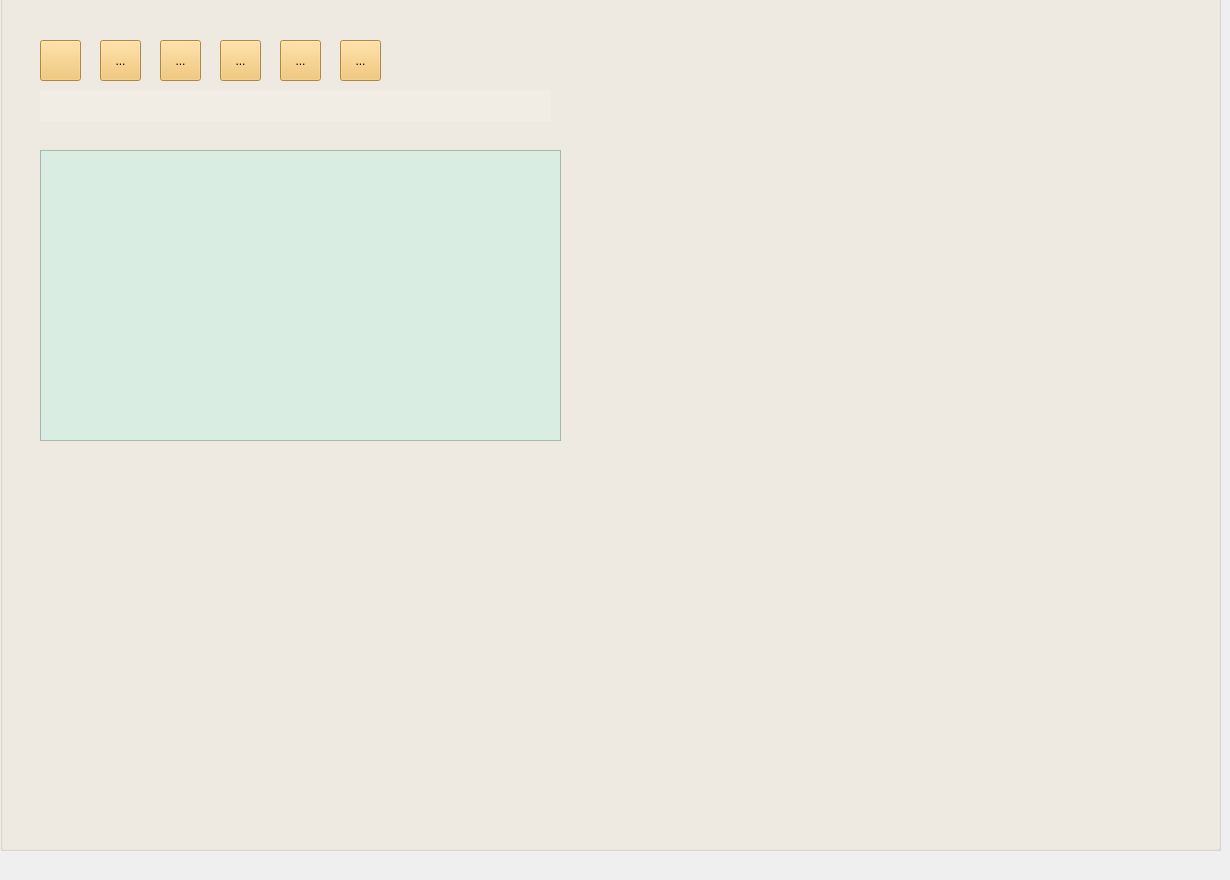
      <widget class="QWidget" name="tab_3">
       <attribute name="title">
        <string>Music</string>
       </attribute>
       <widget class="QGroupBox" name="groupBox_21">
        <property name="geometry">
         <rect>
          <x>0</x>
          <y>-20</y>
          <width>1221</width>
          <height>871</height>
         </rect>
        </property>
        <property name="styleSheet">
         <string notr="true">background-color: rgb(242, 237, 228);</string>
        </property>
        <property name="title">
         <string/>
        </property>
        <widget class="QToolButton" name="btn_add">
         <property name="geometry">
          <rect>
           <x>40</x>
           <y>60</y>
           <width>41</width>
           <height>41</height>
          </rect>
         </property>
         <property name="styleSheet">
          <string notr="true">background-color: rgb(242, 190, 92);</string>
         </property>
         <property name="icon">
          <iconset resource="images.qrc">
           <normaloff>:/buttons/plus.png</normaloff>:/buttons/plus.png</iconset>
         </property>
        </widget>
        <widget class="QToolButton" name="btn_previous">
         <property name="geometry">
          <rect>
           <x>100</x>
           <y>60</y>
           <width>41</width>
           <height>41</height>
          </rect>
         </property>
         <property name="styleSheet">
          <string notr="true">background-color: rgb(242, 190, 92);</string>
         </property>
         <property name="text">
          <string>...</string>
         </property>
         <property name="icon">
          <iconset resource="images.qrc">
           <normaloff>:/buttons/skip-previous.png</normaloff>:/buttons/skip-previous.png</iconset>
         </property>
        </widget>
        <widget class="QToolButton" name="btn_play">
         <property name="geometry">
          <rect>
           <x>160</x>
           <y>60</y>
           <width>41</width>
           <height>41</height>
          </rect>
         </property>
         <property name="styleSheet">
          <string notr="true">background-color: rgb(242, 190, 92);</string>
         </property>
         <property name="text">
          <string>...</string>
         </property>
         <property name="icon">
          <iconset resource="images.qrc">
           <normaloff>:/buttons/play.png</normaloff>:/buttons/play.png</iconset>
         </property>
        </widget>
        <widget class="QToolButton" name="btn_pause">
         <property name="geometry">
          <rect>
           <x>220</x>
           <y>60</y>
           <width>41</width>
           <height>41</height>
          </rect>
         </property>
         <property name="styleSheet">
          <string notr="true">background-color: rgb(242, 190, 92);</string>
         </property>
         <property name="text">
          <string>...</string>
         </property>
         <property name="icon">
          <iconset resource="images.qrc">
           <normaloff>:/buttons/pause.png</normaloff>:/buttons/pause.png</iconset>
         </property>
        </widget>
        <widget class="QToolButton" name="btn_stop">
         <property name="geometry">
          <rect>
           <x>280</x>
           <y>60</y>
           <width>41</width>
           <height>41</height>
          </rect>
         </property>
         <property name="styleSheet">
          <string notr="true">background-color: rgb(242, 190, 92);</string>
         </property>
         <property name="text">
          <string>...</string>
         </property>
         <property name="icon">
          <iconset resource="images.qrc">
           <normaloff>:/buttons/stop.png</normaloff>:/buttons/stop.png</iconset>
         </property>
        </widget>
        <widget class="QToolButton" name="btn_next">
         <property name="geometry">
          <rect>
           <x>340</x>
           <y>60</y>
           <width>41</width>
           <height>41</height>
          </rect>
         </property>
         <property name="styleSheet">
          <string notr="true">background-color: rgb(242, 190, 92);</string>
         </property>
         <property name="text">
          <string>...</string>
         </property>
         <property name="icon">
          <iconset resource="images.qrc">
           <normaloff>:/buttons/skip-next.png</normaloff>:/buttons/skip-next.png</iconset>
         </property>
        </widget>
        <widget class="QLabel" name="currentTrack">
         <property name="geometry">
          <rect>
           <x>40</x>
           <y>110</y>
           <width>511</width>
           <height>31</height>
          </rect>
         </property>
         <property name="styleSheet">
          <string notr="true">font: 75 12pt &quot;Times New Roman&quot;;</string>
         </property>
         <property name="text">
          <string/>
         </property>
        </widget>
        <widget class="QTableView" name="playlistView">
         <property name="geometry">
          <rect>
           <x>40</x>
           <y>170</y>
           <width>521</width>
           <height>291</height>
          </rect>
         </property>
         <property name="styleSheet">
          <string notr="true">background-color: rgb(218, 237, 226);</string>
         </property>
        </widget>
       </widget>
      </widget>
